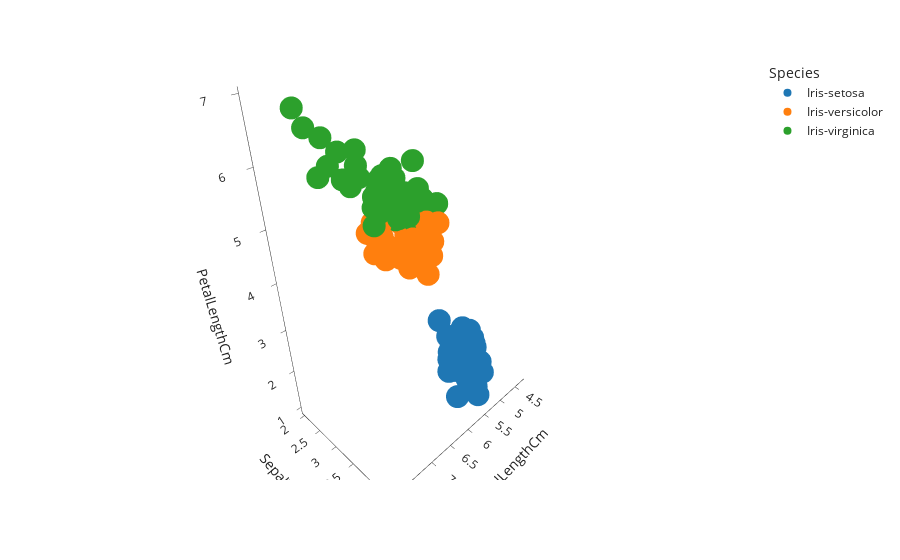

Write notebook code for a chart like this one.
### Markdown cell above
## 3_d visualization using PLOTLY

### Code cell
px.scatter_3d(data,x='SepalLengthCm',y='SepalWidthCm',z='PetalLengthCm',color='Species',template = "simple_white")

### Figure 1 — Plotly figure (JSON) as saved in the notebook; plotly's stock layout.template omitted (floating-point values rounded to 4 significant figures)
{"data": [{"hovertemplate": "Species=Iris-setosa<br>SepalLengthCm=%{x}<br>SepalWidthCm=%{y}<br>PetalLengthCm=%{z}<extra></extra>", "legendgroup": "Iris-setosa", "marker": {"color": "#1F77B4", "symbol": "circle"}, "mode": "markers", "name": "Iris-setosa", "scene": "scene", "showlegend": true, "type": "scatter3d", "x": [5.1, 4.9, 4.7, 4.6, 5, 5.4, 4.6, 5, 4.4, 4.9, 5.4, 4.8, 4.8, 4.3, 5.8, 5.7, 5.4, 5.1, 5.7, 5.1, 5.4, 5.1, 4.6, 5.1, 4.8, 5, 5, 5.2, 5.2, 4.7, 4.8, 5.4, 5.2, 5.5, 4.9, 5, 5.5, 4.9, 4.4, 5.1, 5, 4.5, 4.4, 5, 5.1, 4.8, 5.1, 4.6, 5.3, 5], "y": [3.5, 3, 3.2, 3.1, 3.6, 3.9, 3.4, 3.4, 2.9, 3.1, 3.7, 3.4, 3, 3, 4, 4.4, 3.9, 3.5, 3.8, 3.8, 3.4, 3.7, 3.6, 3.3, 3.4, 3, 3.4, 3.5, 3.4, 3.2, 3.1, 3.4, 4.1, 4.2, 3.1, 3.2, 3.5, 3.1, 3, 3.4, 3.5, 2.3, 3.2, 3.5, 3.8, 3, 3.8, 3.2, 3.7, 3.3], "z": [1.4, 1.4, 1.3, 1.5, 1.4, 1.7, 1.4, 1.5, 1.4, 1.5, 1.5, 1.6, 1.4, 1.1, 1.2, 1.5, 1.3, 1.4, 1.7, 1.5, 1.7, 1.5, 1, 1.7, 1.9, 1.6, 1.6, 1.5, 1.4, 1.6, 1.6, 1.5, 1.5, 1.4, 1.5, 1.2, 1.3, 1.5, 1.3, 1.5, 1.3, 1.3, 1.3, 1.6, 1.9, 1.4, 1.6, 1.4, 1.5, 1.4]}, {"hovertemplate": "Species=Iris-versicolor<br>SepalLengthCm=%{x}<br>SepalWidthCm=%{y}<br>PetalLengthCm=%{z}<extra></extra>", "legendgroup": "Iris-versicolor", "marker": {"color": "#FF7F0E", "symbol": "circle"}, "mode": "markers", "name": "Iris-versicolor", "scene": "scene", "showlegend": true, "type": "scatter3d", "x": [7, 6.4, 6.9, 5.5, 6.5, 5.7, 6.3, 4.9, 6.6, 5.2, 5, 5.9, 6, 6.1, 5.6, 6.7, 5.6, 5.8, 6.2, 5.6, 5.9, 6.1, 6.3, 6.1, 6.4, 6.6, 6.8, 6.7, 6, 5.7, 5.5, 5.5, 5.8, 6, 5.4, 6, 6.7, 6.3, 5.6, 5.5, 5.5, 6.1, 5.8, 5, 5.6, 5.7, 5.7, 6.2, 5.1, 5.7], "y": [3.2, 3.2, 3.1, 2.3, 2.8, 2.8, 3.3, 2.4, 2.9, 2.7, 2, 3, 2.2, 2.9, 2.9, 3.1, 3, 2.7, 2.2, 2.5, 3.2, 2.8, 2.5, 2.8, 2.9, 3, 2.8, 3, 2.9, 2.6, 2.4, 2.4, 2.7, 2.7, 3, 3.4, 3.1, 2.3, 3, 2.5, 2.6, 3, 2.6, 2.3, 2.7, 3, 2.9, 2.9, 2.5, 2.8], "z": [4.7, 4.5, 4.9, 4, 4.6, 4.5, 4.7, 3.3, 4.6, 3.9, 3.5, 4.2, 4, 4.7, 3.6, 4.4, 4.5, 4.1, 4.5, 3.9, 4.8, 4, 4.9, 4.7, 4.3, 4.4, 4.8, 5, 4.5, 3.5, 3.8, 3.7, 3.9, 5.1, 4.5, 4.5, 4.7, 4.4, 4.1, 4, 4.4, 4.6, 4, 3.3, 4.2, 4.2, 4.2, 4.3, 3, 4.1]}, {"hovertemplate": "Species=Iris-virginica<br>SepalLengthCm=%{x}<br>SepalWidthCm=%{y}<br>PetalLengthCm=%{z}<extra></extra>", "legendgroup": "Iris-virginica", "marker": {"color": "#2CA02C", "symbol": "circle"}, "mode": "markers", "name": "Iris-virginica", "scene": "scene", "showlegend": true, "type": "scatter3d", "x": [6.3, 5.8, 7.1, 6.3, 6.5, 7.6, 4.9, 7.3, 6.7, 7.2, 6.5, 6.4, 6.8, 5.7, 5.8, 6.4, 6.5, 7.7, 7.7, 6, 6.9, 5.6, 7.7, 6.3, 6.7, 7.2, 6.2, 6.1, 6.4, 7.2, 7.4, 7.9, 6.4, 6.3, 6.1, 7.7, 6.3, 6.4, 6, 6.9, 6.7, 6.9, 5.8, 6.8, 6.7, 6.7, 6.3, 6.5, 6.2, 5.9], "y": [3.3, 2.7, 3, 2.9, 3, 3, 2.5, 2.9, 2.5, 3.6, 3.2, 2.7, 3, 2.5, 2.8, 3.2, 3, 3.8, 2.6, 2.2, 3.2, 2.8, 2.8, 2.7, 3.3, 3.2, 2.8, 3, 2.8, 3, 2.8, 3.8, 2.8, 2.8, 2.6, 3, 3.4, 3.1, 3, 3.1, 3.1, 3.1, 2.7, 3.2, 3.3, 3, 2.5, 3, 3.4, 3], "z": [6, 5.1, 5.9, 5.6, 5.8, 6.6, 4.5, 6.3, 5.8, 6.1, 5.1, 5.3, 5.5, 5, 5.1, 5.3, 5.5, 6.7, 6.9, 5, 5.7, 4.9, 6.7, 4.9, 5.7, 6, 4.8, 4.9, 5.6, 5.8, 6.1, 6.4, 5.6, 5.1, 5.6, 6.1, 5.6, 5.5, 4.8, 5.4, 5.6, 5.1, 5.1, 5.9, 5.7, 5.2, 5, 5.2, 5.4, 5.1]}], "layout": {"legend": {"title": {"text": "Species"}, "tracegroupgap": 0}, "margin": {"t": 60}, "scene": {"domain": {"x": [0, 1], "y": [0, 1]}, "xaxis": {"title": {"text": "SepalLengthCm"}}, "yaxis": {"title": {"text": "SepalWidthCm"}}, "zaxis": {"title": {"text": "PetalLengthCm"}}}}}
